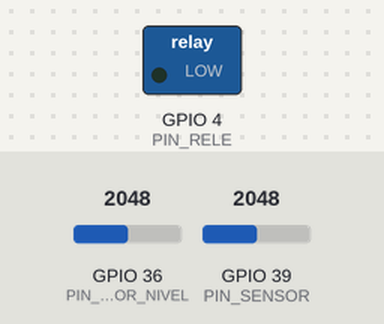
The program below on a simulated ESP32. On the bench: switched loads named in the program (green lamp = pin HIGH). Inputs (shaded band) come from the test bench; at power-on: GPIO 39 (PIN_SENSOR) = 2048, GPIO 36 (PIN_SENSOR_NIVEL) = 2048. WiFi joins after 1.5 s; servers stay silent unless stated; no MQTT or app messages arrive unless stated; what the program prints to the serial monitor is not drawn.

Above: at 2.7 s.
2.8 s: GPIO 39 (PIN_SENSOR) set to 3333
6.5 s: GPIO 39 (PIN_SENSOR) set to 3453
At 10.4 s:
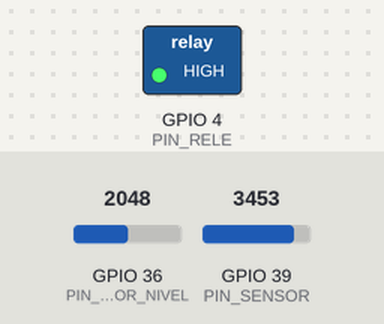
18.0 s: GPIO 36 (PIN_SENSOR_NIVEL) set to 1072
21.2 s: GPIO 36 (PIN_SENSOR_NIVEL) set to 963
At 25.7 s:
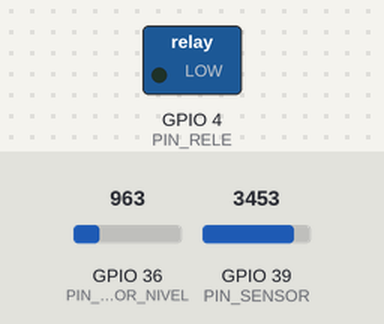
Timing chart, 0 to 27.2 s (numbered marks = the images above; inputs shaded):
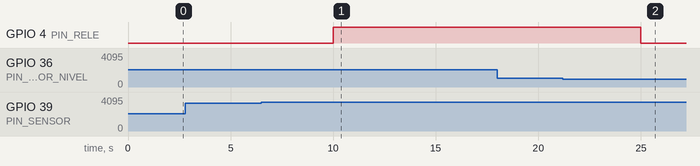

The program:

main.cpp
```cpp
#include <WiFi.h>
#include <WiFiClientSecure.h>
#include <PubSubClient.h>
#include <ArduinoJson.h>
#include "SensorHumedad.h"
#include "ActuadorRiego.h"
#include <SensorNivelAgua.h>
#include "config.h"

#define PIN_SENSOR 39
#define PIN_RELE 4
#define PIN_SENSOR_NIVEL 36

WiFiClientSecure wiFiClient;
PubSubClient mqttClient(wiFiClient);
SensorHumedad sensor(PIN_SENSOR);
ActuadorRiego bomba(PIN_RELE);
SensorNivelAgua nivelAgua(PIN_SENSOR_NIVEL, -1, 2000);

bool alertaAguaEnviada = false;
unsigned long ultimoAvisoAgua = 0;
const unsigned long intervaloAvisoAgua = 3600000;
String modo = "AUTOMATICO";

void publishShadowState() {
  StaticJsonDocument<128> doc;
  doc["state"]["reported"]["humedad"] = sensor.leerHumedad();
  doc["state"]["reported"]["bomba"] = digitalRead(PIN_RELE) ? "ON" : "OFF";
  doc["state"]["reported"]["nivel_agua"] = nivelAgua.leerNivel();
  doc["state"]["reported"]["necesita_recarga"] = nivelAgua.necesitaRecarga();
  doc["state"]["reported"]["modo"] = modo;

  if(nivelAgua.necesitaRecarga() &&
     (millis() - ultimoAvisoAgua > intervaloAvisoAgua || !alertaAguaEnviada)) {
    doc["state"]["reported"]["alerta"] = "NIVEL_BAJO_AGUA";
    alertaAguaEnviada = true;
    ultimoAvisoAgua = millis();
  } else if(!nivelAgua.necesitaRecarga() && alertaAguaEnviada) {
    doc["state"]["reported"]["alerta"] = "NIVEL_NORMAL_AGUA";
    alertaAguaEnviada = false;
  }

  char jsonBuffer[128];
  serializeJson(doc, jsonBuffer);
  mqttClient.publish(SHADOW_UPDATE, jsonBuffer);
  Serial.println("Estado reportado a Shadow");
}

void callback(char* topic, byte* payload, unsigned int length) {
  Serial.print("Mensaje recibido en: ");
  Serial.println(topic);

  StaticJsonDocument<128> doc;
  deserializeJson(doc, payload, length);

  if (String(topic) == SHADOW_DELTA) {
    if (doc["state"].containsKey("bomba")) {
      bool estado = doc["state"]["bomba"] == "ON";
      digitalWrite(PIN_RELE, estado ? HIGH : LOW);
      Serial.println("Bomba " + String(estado ? "ENCENDIDA" : "APAGADA"));
    }

    // Nuevo: manejar modo
    if (doc["state"].containsKey("modo")) {
      modo = doc["state"]["modo"].as<String>();
      Serial.println("Modo actualizado a: " + modo);
    }

    publishShadowState();
  }
}


void reconnectMQTT() {
  while (!mqttClient.connected()) {
    Serial.print("Conectando a AWS IoT...");
    if (mqttClient.connect(CLIENT_ID)) {
      Serial.println("Conectado!");
      mqttClient.subscribe(SHADOW_DELTA);
      Serial.println("Suscrito a " + String(SHADOW_DELTA));
      publishShadowState();
    } else {
      Serial.print("Error, rc=");
      Serial.print(mqttClient.state());
      Serial.println(" Reintentando en 5s...");
      delay(5000);
    }
  }
}

void setup() {
  Serial.begin(115200);
  pinMode(PIN_RELE, OUTPUT);
  digitalWrite(PIN_RELE, LOW);

  WiFi.begin(WIFI_SSID, WIFI_PASS);
  Serial.print("Conectando a WiFi...");
  while (WiFi.status() != WL_CONNECTED) {
    delay(500);
    Serial.print(".");
  }
  Serial.println("\nConectado!");

  wiFiClient.setCACert(AWS_ROOT_CA);
  wiFiClient.setCertificate(DEVICE_CERT);
  wiFiClient.setPrivateKey(PRIVATE_KEY);
  mqttClient.setServer(MQTT_BROKER, MQTT_PORT);
  mqttClient.setCallback(callback);
}

void loop() {
  if (!mqttClient.connected()) {
    reconnectMQTT();
  }
  mqttClient.loop();

  static unsigned long lastUpdate = 0;
  if (millis() - lastUpdate > 5000) {
    lastUpdate = millis();

    float humedad = sensor.leerHumedad();
    bool necesitaAgua = nivelAgua.necesitaRecarga();
    bool bombaEncendida = digitalRead(PIN_RELE);

    if (modo == "AUTOMATICO") {
      if (humedad < 30 && !necesitaAgua && !bombaEncendida) {
        bomba.comenzarRiego();
        Serial.println("Riego automático ACTIVADO: humedad baja.");
      } else if ((humedad >= 40 || necesitaAgua) && bombaEncendida) {
        bomba.detenerRiego();
        Serial.println(necesitaAgua ? "Riego detenido: ¡sin agua!" : "Riego detenido: humedad suficiente.");
      }
    } else {
      Serial.println("Modo MANUAL activo. No se realiza riego automático.");
    }

    // Protección: nunca regar si no hay agua (independiente del modo)
    if (necesitaAgua && bombaEncendida) {
      bomba.detenerRiego();
      Serial.println("¡Nivel de agua bajo! Riego detenido por seguridad.");
    }

    publishShadowState();

    Serial.println("===== Datos del Sistema =====");
    Serial.print("Modo: "); Serial.println(modo);
    Serial.print("Humedad: "); Serial.print(humedad); Serial.println("%");
    Serial.print("Bomba: "); Serial.println(bombaEncendida ? "ON" : "OFF");
    Serial.print("Nivel agua: "); Serial.println(nivelAgua.leerNivel());
    Serial.print("Estado flotador: "); Serial.println(nivelAgua.estadoActual() ? "ALTO (suficiente)" : "BAJO (necesita recarga)");
    Serial.print("Voltaje aprox: "); Serial.print((float)analogRead(PIN_SENSOR_NIVEL) * 3.3 / 4095);Serial.println("V");
    Serial.println("============================");
  }
}
```

config.h
```cpp
#pragma once

const char* WIFI_SSID = "TU_SSID";
const char* WIFI_PASS = "TU_PASSWORD";

const char* MQTT_BROKER = "tu-endpoint.iot.region.amazonaws.com";
const int MQTT_PORT = 8883;
const char* CLIENT_ID = "ESP32_Riego_Plantas";

const char AWS_ROOT_CA[] = R"EOF(...)EOF";
const char DEVICE_CERT[] = R"EOF(...)EOF";
const char PRIVATE_KEY[] = R"EOF(...)EOF";

const char* SHADOW_UPDATE = "$aws/things/prueba1/shadow/update";
const char* SHADOW_DELTA = "$aws/things/prueba1/shadow/update/delta";
```

Measured:
- the behaviour switches between 3406 and 3407 on GPIO 39 (PIN_SENSOR) (found by bisection; images 0 and 1)
- the behaviour switches between 1000 and 999 on GPIO 36 (PIN_SENSOR_NIVEL) (found by bisection; images 1 and 2)
- after the input at 2.8 s, every drawn part: stays the same
- after the input at 6.5 s, GPIO 4 (PIN_RELE): LOW → HIGH after 3.5 s
- after the input at 18.0 s, every drawn part: stays the same
- after the input at 21.2 s, GPIO 4 (PIN_RELE): HIGH → LOW after 3.8 s
